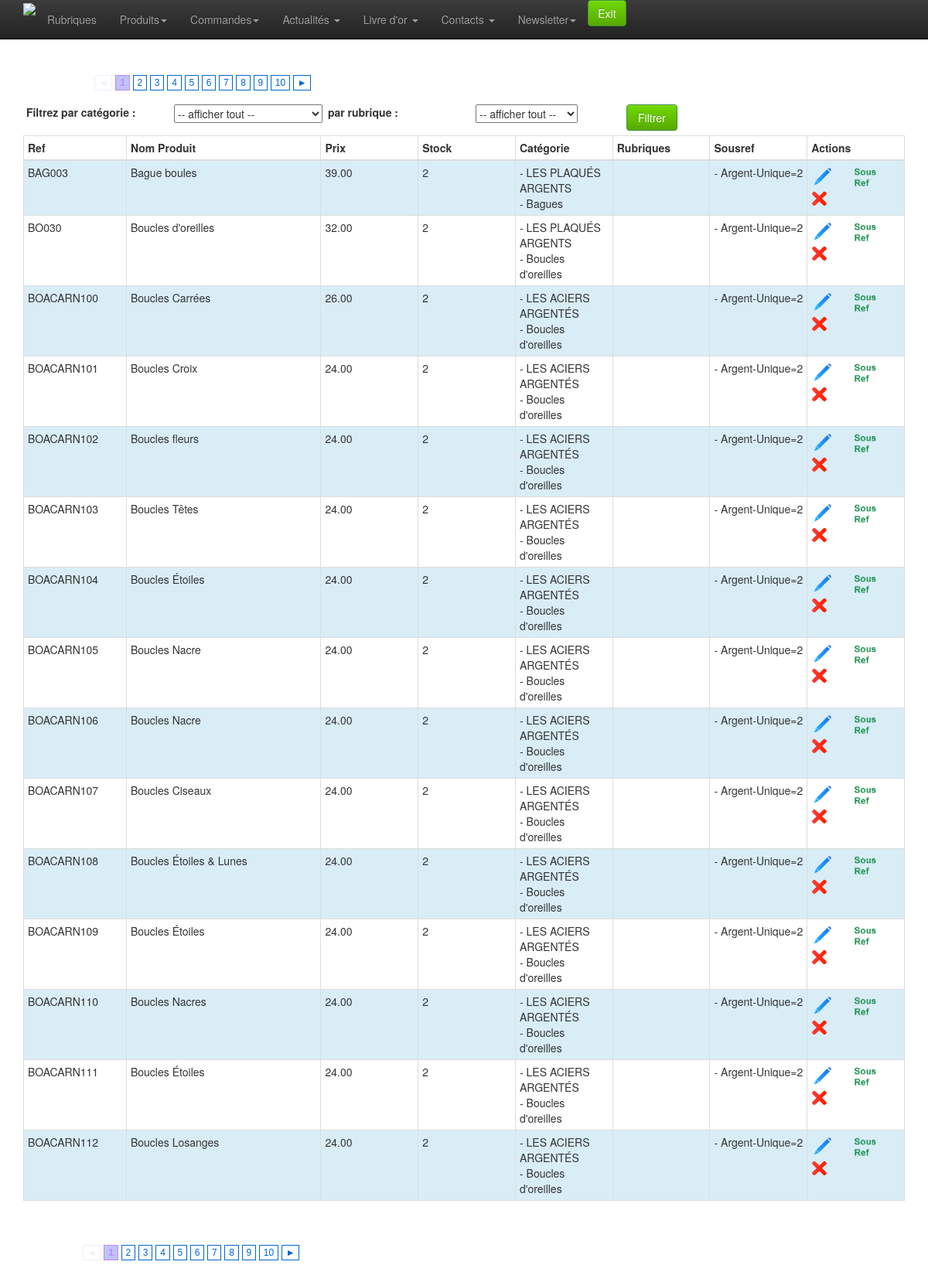
The app's page /admin/product-list.php (signed in) with its own data.
### tables this page shows
CREATE TABLE `product` (
  `id` int(10) unsigned NOT NULL AUTO_INCREMENT,
  `date_creation` timestamp NOT NULL DEFAULT CURRENT_TIMESTAMP,
  `date_suppr` timestamp NULL DEFAULT NULL,
  `reference` varchar(250) DEFAULT NULL,
  `prix` decimal(10,2) DEFAULT NULL,
  `libprix` varchar(120) DEFAULT NULL,
  `shipping` decimal(10,2) NOT NULL DEFAULT '0.00',
  `label` varchar(250) NOT NULL,
  `titreaccroche` varchar(250) DEFAULT NULL,
  `accroche` text,
  `description` text,
  `image1` varchar(250) DEFAULT NULL,
  `image2` varchar(250) DEFAULT NULL,
  `image3` varchar(250) DEFAULT NULL,
  `actif` tinyint(4) NOT NULL DEFAULT '1',
  PRIMARY KEY (`id`)
);

CREATE TABLE `catproduct` (
  `id` int(10) unsigned NOT NULL AUTO_INCREMENT,
  `label` varchar(250) NOT NULL,
  `description` text,
  `parent` int(11) NOT NULL DEFAULT '0',
  `image` varchar(250) DEFAULT NULL,
  `level` int(11) NOT NULL DEFAULT '0',
  `ordre` smallint(6) NOT NULL DEFAULT '100',
  PRIMARY KEY (`id`)
);

CREATE TABLE `product_sousref` (
  `id` int(10) unsigned NOT NULL AUTO_INCREMENT,
  `sousref` varchar(250) DEFAULT NULL,
  `id_product` int(10) unsigned NOT NULL,
  `id_color` smallint(5) unsigned NOT NULL,
  `id_size` smallint(5) unsigned NOT NULL,
  `stock` smallint(6) NOT NULL DEFAULT '0',
  `actif` tinyint(4) NOT NULL DEFAULT '1',
  PRIMARY KEY (`id`)
);

CREATE TABLE `color` (
  `id` smallint(5) unsigned NOT NULL AUTO_INCREMENT,
  `label` varchar(50) NOT NULL,
  PRIMARY KEY (`id`)
);

CREATE TABLE `size` (
  `id` smallint(5) unsigned NOT NULL AUTO_INCREMENT,
  `label` varchar(50) NOT NULL,
  PRIMARY KEY (`id`)
);

### admin/classes/StorageManager.php (called while the page is built, shortened)
<?php
class StorageManager{
	protected function dbConnect() {
	    $host = DBHOST;
	    $user = DBUSER;
	    $pass = DBPASSWD;
	    $bdd  = DBNAME;
		try {
			$this->mysqli = new mysqli ($host, $user, $pass, $bdd) ;
		} catch (Exception $e) {
			throw new Exception("Erreur Connexion DB ". $e->getMessage());
		}
	}
}
?>

### admin/classes/Catproduct.php (called while the page is built, shortened)
<?php
require_once("StorageManager.php");
class Catproduct extends StorageManager {
	public function getCategorieByProduct($id){
		$requete = "SELECT catproduct.label as catlabel,catproduct.id as catid,catproduct.image as descat
					FROM product
					INNER JOIN product_categorie ON product.id=product_categorie.id_product
					INNER JOIN catproduct ON catproduct.id = product_categorie.id_categorie
					WHERE product.id=". $id ;
		$new_array = null;
		$result = mysqli_query($this->mysqli,$requete);
		while( $row = mysqli_fetch_assoc( $result)){
			$new_array[] = $row;
		}
		return $new_array;
	}
	public function getRubriqueByProduct($id){
		$new_array = null;
		return $new_array;
	}
	public function getCouleurByProduct($id){
		$requete = "SELECT couleur.label as couleurlabel,couleur.id as couleurid
					FROM product
					INNER JOIN product_couleur ON product.id=product_couleur.id_product
					INNER JOIN couleur ON couleur.id = product_couleur.id_couleur
					WHERE product.id=". $id ;
		$new_array = null;
		$result = mysqli_query($this->mysqli,$requete);
		while( $row = mysqli_fetch_assoc( $result)){
			$new_array[] = $row;
		}
		return $new_array;
	}
	public function getRubriques( $id=0, $debug=false ){
		$sql = "SELECT * FROM rubrique";
		$sql .= " ORDER BY id ASC;";
		$new_array = null;
		$result = mysqli_query($this->mysqli,$sql);
		while( $row = mysqli_fetch_assoc( $result)){
			$new_array[] = $row;
		}
		return $new_array;
	}
	public function productNumberGet( $categorie, $rubrique, $actif, $debug=false ) {
		if (empty($categorie) && empty($rubrique)) {
			$sql = "SELECT count(*) as nb FROM `product`" ;
			if ( $actif != '' ) $sql .= " WHERE actif = " . $actif;
		}
		$new_array = null;
		$result = mysqli_query($this->mysqli,$sql);
		while( $row = mysqli_fetch_assoc( $result)){
			$new_array[] = $row;
		}
		return $new_array[0]['nb'];
	}
	public function productGet( $id, $offset, $count, $categorie, $rubrique, $actif, $debug=false ){
		try {
			if (!isset($id)){
				if (isset($offset) && isset($count)) {
					if (empty($categorie) && empty($rubrique)) {
						$sql = "SELECT product.id, product.reference, product.prix, product.shipping, product.libprix, product.label
									,product.image1, product.accroche
									FROM product WHERE actif = $actif
									ORDER BY product.reference ASC
									LIMIT ". $offset .",". $count .";" ;
					}
				} else {
					if ( $debug ) echo "--- 5<br>";
					$sql = "SELECT * FROM `product` WHERE actif = $actif ORDER BY `reference`;" ;
				}
			} else {
				if ( $debug ) echo "--- 6<br>";
				$sql = "SELECT product.*
					FROM product
					WHERE product.id=". $id ;
			}
			$new_array = null;
			$result = mysqli_query($this->mysqli,$sql);
			while( $row = mysqli_fetch_assoc( $result)){
				$resultdetailCat = $this->getCategorieByProduct($row['id']);
				$resultdetailRubrique = $this->getRubriqueByProduct($row['id']);
				$resultdetailCouleur = $this->getCouleurByProduct($row['id']);
				$resultSousRef = $this->productsousrefGet($row['id'], null);
				$row['categories'] = $resultdetailCat;
				$row['rubriques'] = $resultdetailRubrique;
				$row['couleurs'] = $resultdetailCouleur;
				$row['sousref'] = $resultSousRef;
				$new_array[] = $row;
			}
			return $new_array;
		} catch (Exception $e) {
			die('Erreur : ' . $e->getMessage());
			return "errrrrrrooooOOor";
		}
	}
	public function productsousrefGet( $id_product, $id_souref ){
		$sql = null;
		try {
			if (isset($id_souref)){
				$sql = "SELECT product_sousref.id,product_sousref.sousref,product_sousref.id_color,
							product_sousref.id_size,product_sousref.stock, color.label as color, size.label as size
						FROM product_sousref
						INNER JOIN color ON color.id = product_sousref.id_color
						INNER JOIN size ON size.id = product_sousref.id_size
						WHERE product_sousref.id=". $id_souref .";" ;
			} else {
				$sql = "SELECT product_sousref.id,product_sousref.sousref,product_sousref.id_color, product_sousref.id_size,product_sousref.stock, color.label as color, size.label as size
						FROM product_sousref
						INNER JOIN color ON color.id = product_sousref.id_color
						INNER JOIN size ON size.id = product_sousref.id_size
						WHERE product_sousref.id_product=". $id_product ."
						ORDER BY product_sousref.id_color;" ;
			}
			$new_array = null;
			$result = mysqli_query($this->mysqli,$sql);
			while( $row = mysqli_fetch_assoc( $result)){
				$new_array[] = $row;
			}
			return $new_array;
		} catch (Exception $e) {
			die('Erreur : ' . $e->getMessage());
			return "errrrrrrooooOOor";
		}
	}
	public function getStockByProduit( $id_product=0, $debug=false ) {
		$sql = "SELECT SUM(stock) AS stock FROM `product_sousref`
			WHERE `id_product`=" . $id_product . ";";
		$new_array = null;
		$result = mysqli_query($this->mysqli,$sql);
		while( $row = mysqli_fetch_assoc( $result)){
			$new_array[] = $row;
		}
		return $new_array;
	}
}

### admin/product-list.php (the view, shortened to what this page needs)
<?
	include_once 'classes/pagination.php';
	require 'classes/Catproduct.php';
	if (empty($_GET[ "actif" ])) {
	    $actif=1;
	} else {
	    $actif=0;
	}
	if (!empty($_POST[ "rubrique" ])){
		$rub = $_POST[ "rubrique" ];
	} else {
		if (!empty($_GET[ "rubrique" ])){
			$rub = $_GET[ "rubrique" ];
		} else {
			$rub = null;
		}
	}
	if (!empty($_POST[ "categorie" ])){
		$categ = $_POST[ "categorie" ];
	} else {
		if (!empty($_GET[ "categorie" ])){
			$categ = $_GET[ "categorie" ];
		} else {
			$categ = null;
		}
	}
	try {
		$catproduct = new Catproduct();
		$total = $catproduct->productNumberGet( $categ, $rub, $actif, false );
		$epp = 15;
		$nbPages = ceil($total/$epp);
		$current = 1;
		$start = ($current * $epp - $epp);
		$result = $catproduct->productGet( null, $start, $epp, $categ, $rub, $actif, false );
		$catproduct->catproduitViewIterative(null);
		$rubresult = $catproduct->getRubriques();
	} catch (Exception $e) {
		echo 'Erreur contactez votre administrateur <br> :',  $e->getMessage(), "\n";
		$catproduct = null;
		exit();
	}
?>
<!doctype html>
<html class="no-js" lang="en">
<head>
	<?php include_once 'inc-meta.php';?>
</head>
<body>
	<?php require_once 'inc-menu.php';?>
	<div class="container">
		<div class="row">
			<div class="col-xs-12 col-sm-12 col-md-12">
				<?php echo paginate('product-list.php?rubrique='.$rub.'&categorie='.$categ , '&p=', $nbPages, $current); ?>
				<br><br>
			</div>
		</div>
		<div class="row">
				<form name="formulaire" class="form-horizontal" method="GET"  action="product-list.php" >
				<div class="col-md-2">
					<label  >&nbsp;Filtrez par catégorie :</label>
				</div>
				<div class="col-md-2">
					<select name="categorie" id="categorie">
					<option value="" selected>-- afficher tout --</option>
					</select>
				</div>
				<div class="col-md-2">
					<label  >&nbsp;par rubrique :</label>
				</div>
				<div class="col-md-2">
					<select name="rubrique" id="rubrique">
					<option value="" selected>-- afficher tout --</option>
					</select>
				</div>
				<div class="col-md-3">
					<button class="btn btn-success col-sm-3" type="submit" >Filtrer</button>
				</div>
				<br><br>
		</div>
		<div class="row">
			<div class="col-xs-12 col-sm-12 col-md-12">
				<table class="table table-hover table-bordered table-condensed table-striped" >
					<thead>
						<tr>
							<th class="col-md-1" style="">
								Ref
							</th>
							<th class="col-md-2" style="">
								Nom Produit
							</th>
							<th class="col-md-1" style="">
								Prix
							</th>
							<th class="col-md-1" style="">
								Stock
							</th>
							<th class="col-md-1" style="">
								Catégorie
							</th>
							<th class="col-md-1" style="">
								Rubriques
							</th>
							<th class="col-md-1" style="">
								Sousref
							</th>
							<th class="col-md-1" colspan=3 style="">
								Actions
							</th>
						</tr>
					</thead>
					<tbody>
						<?php
						if ( !empty( $result) )  {
							$i=0;
							$produit = new Catproduct();
							foreach ( $result as $value ) {
								$i++;
								$data_stock = $produit->getStockByProduit( $value[ "id" ], false );
								$categs = '';
								if (!empty($value[ "categories" ])) {
									foreach ($value[ "categories" ] as $value2) {
										$categs .= '- '. $value2[ "catlabel" ] .' <br> ';
									}
								}
								$rubs = '';
								$sousref = '';
								if (!empty($value[ "sousref" ])) {
									foreach ($value[ "sousref" ] as $value3) {
										$sousref .= '- '. $value3[ "color" ] .'-'. $value3[ "size" ] .'='. $value3[ "stock" ] .' <br> ';
									}
								}
							?>
							<tr class="<?php if ($i%2!=0) echo 'info'?>">
								<td><?php echo $value[ "reference" ]?></td>
								<td><?php echo $value[ "label" ] ?></td>
								<td><?php echo $value[ "prix" ]?></td>
								<td><?php echo $data_stock[ 0 ][ "stock" ]?></td>
								<td><?php echo $categs?></td>
								<td><?php echo $rubs?></td>
								<td><?php echo $sousref?></td>
								<td>
									<a href="product-edit.php?id=<?php echo $value[ "id" ] ?>&rubrique=<?php echo $rub ?>&categorie=<?php echo $categ ?>"><img src="img/modif.png" width="30" alt="Modifier" ></a>
									<a href="product-sousref-edit.php?id=<?php echo $value[ "id" ] ?>&rubrique=<?php echo $rub ?>&categorie=<?php echo $categ ?>"><img src="img/sr.png" width="30" alt="Modifier" ></a>
									<?php if ($actif==0):?>
									<div style="display: none;" class="supp<?php echo $value[ "id" ]?> alert alert-warning alert-dismissible fade in" role="alert">
								      <button type="button" class="close"  aria-label="Close" onclick="$('.supp<?php echo $value[ "id" ]?>').css('display', 'none');"><span aria-hidden="true">×</span></button>
								      <strong>Voulez vous réactiver ce produit ?</strong>
								      <button type="button" class="btn btn-success" onclick="location.href='product-fp.php?reference=product&action=reactive&id=<?php echo $value[ "id" ] ?>'">Oui !</button>
								 	</div>
									<img src="img/check.png" width="20" alt="Supprimer" onclick="$('.supp<?php echo $value[ "id" ]?>').css('display', 'block');">
									<?php else:?>
									<img src="img/del.png" width="20" alt="Supprimer" onclick="$('.supp<?php echo $value[ "id" ]?>').css('display', 'block');">
									<?php endif;?>
								</td>
							</tr>
							<?php } ?>
						<?php } ?>
					</tbody>
				</table>
			</div>
			<?php echo paginate('product-list.php?rubrique='.$rub.'&categorie='.$categ , '&p=', $nbPages, $current); ?>
		</div>
	</div>
</body>
</html>

### admin/css/style.css (style rules this page uses)
body { padding-top: 60px; padding-bottom: 40px; }
.btn-success { background-color: #57a900; background-image: -moz-linear-gradient(top, #70d900, #57a900); background-image: -ms-linear-gradient(top, #70d900, #57a900); background-image: -webkit-gradient(linear, 0 0, 0 100%, from(#70d900), to(#57a900)); background-image: -webkit-linear-gradient(top, #70d900, #57a900); background-image: -o-linear-gradient(top, #70d900, #57a900); background-image: linear-gradient(top, #70d900, #57a900); filter: progid:DXImageTransform.Microsoft.gradient(startColorstr='#70d900', endColorstr='#57a900', GradientType=0); }

### records on screen
product: reference "BAG003", label "Bague boules", prix "39.00", data_stock "2"
catproduct: label "LES PLAQUÉS ARGENTS"
catproduct: label "Bagues"
product_sousref: id_color.label "Argent", id_size.label "Unique", stock "2"
product: reference "BO030", label "Boucles d'oreilles", prix "32.00", data_stock "2"
catproduct: label "Boucles d'oreilles"
product_sousref: id_color.label "Argent", id_size.label "Unique", stock "2"
product: reference "BOACARN100", label "Boucles Carrées", prix "26.00", data_stock "2"
catproduct: label "LES ACIERS ARGENTÉS"
catproduct: label "Boucles d'oreilles"
product_sousref: id_color.label "Argent", id_size.label "Unique", stock "2"
product: reference "BOACARN101", label "Boucles Croix", prix "24.00", data_stock "2"
product_sousref: id_color.label "Argent", id_size.label "Unique", stock "2"
product: reference "BOACARN102", label "Boucles fleurs", prix "24.00", data_stock "2"
product_sousref: id_color.label "Argent", id_size.label "Unique", stock "2"
product: reference "BOACARN103", label "Boucles Têtes", prix "24.00", data_stock "2"
product_sousref: id_color.label "Argent", id_size.label "Unique", stock "2"
product: reference "BOACARN104", label "Boucles Étoiles", prix "24.00", data_stock "2"
product_sousref: id_color.label "Argent", id_size.label "Unique", stock "2"
product: reference "BOACARN105", label "Boucles Nacre", prix "24.00", data_stock "2"
product_sousref: id_color.label "Argent", id_size.label "Unique", stock "2"
product: reference "BOACARN106", label "Boucles Nacre", prix "24.00", data_stock "2"
product_sousref: id_color.label "Argent", id_size.label "Unique", stock "2"
product: reference "BOACARN107", label "Boucles Ciseaux", prix "24.00", data_stock "2"
product_sousref: id_color.label "Argent", id_size.label "Unique", stock "2"
product: reference "BOACARN108", label "Boucles Étoiles & Lunes", prix "24.00", data_stock "2"
product_sousref: id_color.label "Argent", id_size.label "Unique", stock "2"
product: reference "BOACARN109", label "Boucles Étoiles", prix "24.00", data_stock "2"
product_sousref: id_color.label "Argent", id_size.label "Unique", stock "2"
product: reference "BOACARN110", label "Boucles Nacres", prix "24.00", data_stock "2"
product_sousref: id_color.label "Argent", id_size.label "Unique", stock "2"
product: reference "BOACARN111", label "Boucles Étoiles", prix "24.00", data_stock "2"
product_sousref: id_color.label "Argent", id_size.label "Unique", stock "2"
product: reference "BOACARN112", label "Boucles Losanges", prix "24.00", data_stock "2"
product_sousref: id_color.label "Argent", id_size.label "Unique", stock "2"
